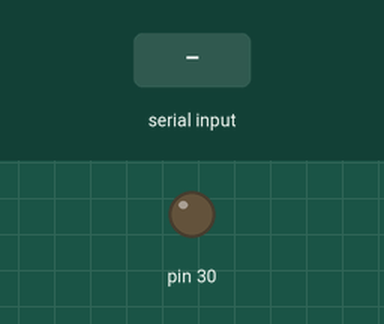
This sketch was run on a simulated Arduino Mega 2560, built with avr-gcc and run on an emulated ATmega2560. Shown: output pins drawn as LEDs (lit = HIGH). The inputs (shaded band) are chosen by the test bench. What the sketch prints to the serial monitor is not drawn.

Above: at 1.2 s.
1.3 s: "0" received over Serial
At 1.6 s:
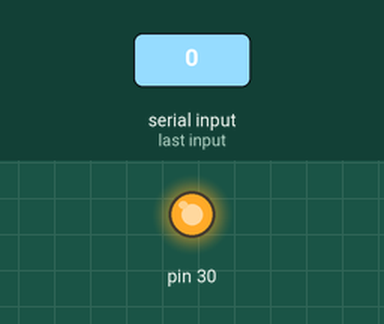
2.8 s: "1" received over Serial
At 4.0 s:
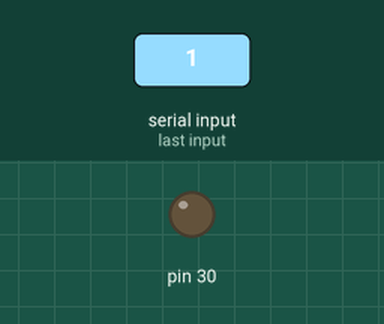
4.3 s: "2" received over Serial
At 5.1 s:
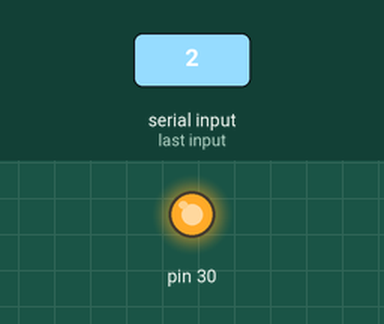
Timing chart, 0 to 7.3 s (numbered marks = the images above; inputs shaded):
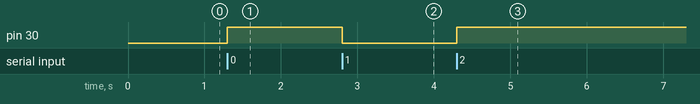

The sketch:

testSerialArduino.ino
```cpp
void setup() {
  // put your setup code here, to run once:
  Serial.begin(9600);
  pinMode(30,OUTPUT);
}

void loop() {
  // put your main code here, to run repeatedly:
  if(Serial.available() > 0){
    char data = Serial.read();
    if (data=='1') digitalWrite(30,false);
    else digitalWrite(30,true);
    char str[2];
    str[0] = data;
    str[1] = '\0';
    Serial.print(str);
  }
}
```

Measured:
- after the input at 1.3 s, pin 30: LOW → HIGH at once
- after the input at 2.8 s, pin 30: HIGH → LOW at once
- after the input at 4.3 s, pin 30: LOW → HIGH at once
